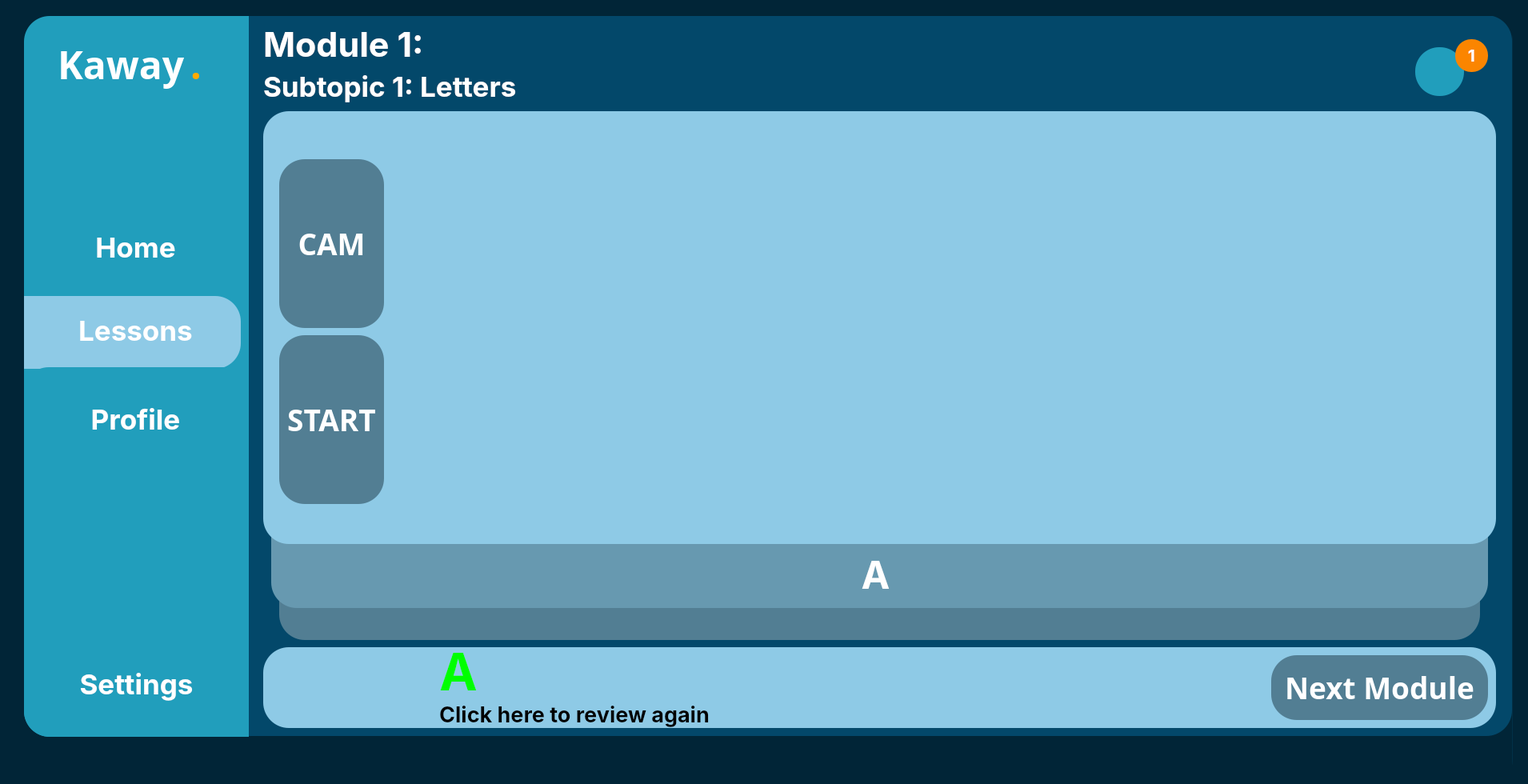
<?xml version="1.0" encoding="UTF-8"?>
<ui version="4.0">
 <class>MainWindow</class>
 <widget class="QMainWindow" name="MainWindow">
  <property name="geometry">
   <rect>
    <x>0</x>
    <y>0</y>
    <width>1910</width>
    <height>980</height>
   </rect>
  </property>
  <property name="windowTitle">
   <string>MainWindow</string>
  </property>
  <property name="styleSheet">
   <string notr="true">
background-color: rgb(1, 37, 55);</string>
  </property>
  <widget class="QWidget" name="centralwidget">
   <widget class="QWidget" name="MainBar" native="true">
    <property name="geometry">
     <rect>
      <x>30</x>
      <y>20</y>
      <width>1861</width>
      <height>1011</height>
     </rect>
    </property>
    <property name="styleSheet">
     <string notr="true"/>
    </property>
    <widget class="QWidget" name="SideTab" native="true">
     <property name="geometry">
      <rect>
       <x>0</x>
       <y>0</y>
       <width>281</width>
       <height>961</height>
      </rect>
     </property>
     <widget class="QFrame" name="SideTabFrame">
      <property name="geometry">
       <rect>
        <x>0</x>
        <y>0</y>
        <width>291</width>
        <height>901</height>
       </rect>
      </property>
      <property name="styleSheet">
       <string notr="true">background-color: rgb(33, 158, 188);
border-top-left-radius: 32px;
border-bottom-left-radius: 32px;</string>
      </property>
      <property name="frameShape">
       <enum>QFrame::StyledPanel</enum>
      </property>
      <property name="frameShadow">
       <enum>QFrame::Raised</enum>
      </property>
      <widget class="QPushButton" name="Lessons">
       <property name="geometry">
        <rect>
         <x>0</x>
         <y>372</y>
         <width>279</width>
         <height>42</height>
        </rect>
       </property>
       <property name="font">
        <font>
         <family>Inter</family>
         <pointsize>26</pointsize>
         <bold>true</bold>
        </font>
       </property>
       <property name="styleSheet">
        <string notr="true">color:rgb(255, 255, 255);
background-color: rgba(255, 255, 255, 0);</string>
       </property>
       <property name="text">
        <string>Lessons</string>
       </property>
       <property name="icon">
        <iconset>
         <normaloff>../../../AppData/Local/Programs/Python/Python311/Lib/site-packages/qt6_applications/Qt/bin/note-2.svg</normaloff>../../../AppData/Local/Programs/Python/Python311/Lib/site-packages/qt6_applications/Qt/bin/note-2.svg</iconset>
       </property>
       <property name="iconSize">
        <size>
         <width>40</width>
         <height>40</height>
        </size>
       </property>
      </widget>
      <widget class="QFrame" name="frame">
       <property name="geometry">
        <rect>
         <x>0</x>
         <y>350</y>
         <width>271</width>
         <height>91</height>
        </rect>
       </property>
       <property name="styleSheet">
        <string notr="true">background-color: rgb(142, 202, 230);
border-top-left-radius: 0px;
border-bottom-left-radius: 0px;
border-top-right-radius: 32px;
border-bottom-right-radius: 32px;</string>
       </property>
       <property name="frameShape">
        <enum>QFrame::StyledPanel</enum>
       </property>
       <property name="frameShadow">
        <enum>QFrame::Raised</enum>
       </property>
      </widget>
      <widget class="QWidget" name="verticalLayoutWidget">
       <property name="geometry">
        <rect>
         <x>0</x>
         <y>770</y>
         <width>281</width>
         <height>131</height>
        </rect>
       </property>
       <layout class="QVBoxLayout" name="verticalLayout">
        <item>
         <widget class="QPushButton" name="Settings">
          <property name="font">
           <font>
            <family>Inter</family>
            <pointsize>26</pointsize>
            <bold>true</bold>
           </font>
          </property>
          <property name="styleSheet">
           <string notr="true">color:rgb(255, 255, 255)</string>
          </property>
          <property name="text">
           <string>Settings</string>
          </property>
          <property name="icon">
           <iconset>
            <normaloff>../../../AppData/Local/Programs/Python/Python311/Lib/site-packages/qt6_applications/Qt/bin/setting-3.svg</normaloff>../../../AppData/Local/Programs/Python/Python311/Lib/site-packages/qt6_applications/Qt/bin/setting-3.svg</iconset>
          </property>
          <property name="iconSize">
           <size>
            <width>35</width>
            <height>35</height>
           </size>
          </property>
         </widget>
        </item>
       </layout>
      </widget>
      <widget class="QWidget" name="verticalLayoutWidget_3">
       <property name="geometry">
        <rect>
         <x>-1</x>
         <y>439</y>
         <width>281</width>
         <height>131</height>
        </rect>
       </property>
       <layout class="QVBoxLayout" name="verticalLayout_3">
        <item>
         <widget class="QPushButton" name="Profile">
          <property name="font">
           <font>
            <family>Inter</family>
            <pointsize>26</pointsize>
            <bold>true</bold>
           </font>
          </property>
          <property name="styleSheet">
           <string notr="true">color:rgb(255, 255, 255)</string>
          </property>
          <property name="text">
           <string>Profile</string>
          </property>
          <property name="icon">
           <iconset>
            <normaloff>../../../AppData/Local/Programs/Python/Python311/Lib/site-packages/qt6_applications/Qt/bin/user-square.svg</normaloff>../../../AppData/Local/Programs/Python/Python311/Lib/site-packages/qt6_applications/Qt/bin/user-square.svg</iconset>
          </property>
          <property name="iconSize">
           <size>
            <width>35</width>
            <height>35</height>
           </size>
          </property>
         </widget>
        </item>
       </layout>
      </widget>
      <widget class="QWidget" name="verticalLayoutWidget_4">
       <property name="geometry">
        <rect>
         <x>-1</x>
         <y>229</y>
         <width>281</width>
         <height>121</height>
        </rect>
       </property>
       <layout class="QVBoxLayout" name="verticalLayout_4">
        <item>
         <widget class="QPushButton" name="Home">
          <property name="font">
           <font>
            <family>Inter</family>
            <pointsize>26</pointsize>
            <bold>true</bold>
           </font>
          </property>
          <property name="layoutDirection">
           <enum>Qt::LeftToRight</enum>
          </property>
          <property name="autoFillBackground">
           <bool>false</bool>
          </property>
          <property name="styleSheet">
           <string notr="true">color:rgb(255, 255, 255)</string>
          </property>
          <property name="text">
           <string>Home</string>
          </property>
          <property name="icon">
           <iconset>
            <normaloff>../../../AppData/Local/Programs/Python/Python311/Lib/site-packages/qt6_applications/Qt/bin/element-3.png</normaloff>../../../AppData/Local/Programs/Python/Python311/Lib/site-packages/qt6_applications/Qt/bin/element-3.png</iconset>
          </property>
          <property name="iconSize">
           <size>
            <width>30</width>
            <height>30</height>
           </size>
          </property>
         </widget>
        </item>
       </layout>
      </widget>
      <widget class="QWidget" name="horizontalLayoutWidget">
       <property name="geometry">
        <rect>
         <x>42</x>
         <y>20</y>
         <width>241</width>
         <height>80</height>
        </rect>
       </property>
       <layout class="QHBoxLayout" name="horizontalLayout">
        <item>
         <widget class="QLabel" name="Kaway">
          <property name="font">
           <font>
            <family>Poppins</family>
            <pointsize>36</pointsize>
            <bold>true</bold>
           </font>
          </property>
          <property name="styleSheet">
           <string notr="true">color:rgb(255, 255, 255)</string>
          </property>
          <property name="text">
           <string>Kaway</string>
          </property>
         </widget>
        </item>
        <item>
         <widget class="QLabel" name="Dot">
          <property name="font">
           <font>
            <family>Poppins</family>
            <pointsize>36</pointsize>
            <bold>true</bold>
           </font>
          </property>
          <property name="styleSheet">
           <string notr="true">color: rgb(255, 170, 0);</string>
          </property>
          <property name="text">
           <string>.</string>
          </property>
         </widget>
        </item>
       </layout>
      </widget>
      <zorder>frame</zorder>
      <zorder>Lessons</zorder>
      <zorder>verticalLayoutWidget</zorder>
      <zorder>verticalLayoutWidget_3</zorder>
      <zorder>verticalLayoutWidget_4</zorder>
      <zorder>horizontalLayoutWidget</zorder>
     </widget>
    </widget>
    <widget class="QWidget" name="RightContainer" native="true">
     <property name="geometry">
      <rect>
       <x>279</x>
       <y>-1</y>
       <width>1581</width>
       <height>1011</height>
      </rect>
     </property>
     <widget class="QFrame" name="LowerFrame">
      <property name="geometry">
       <rect>
        <x>40</x>
        <y>450</y>
        <width>1501</width>
        <height>331</height>
       </rect>
      </property>
      <property name="styleSheet">
       <string notr="true">background-color: rgb(82, 126, 147);
border-radius: 32px</string>
      </property>
      <property name="frameShape">
       <enum>QFrame::StyledPanel</enum>
      </property>
      <property name="frameShadow">
       <enum>QFrame::Raised</enum>
      </property>
     </widget>
     <widget class="QFrame" name="MidFrame">
      <property name="geometry">
       <rect>
        <x>30</x>
        <y>170</y>
        <width>1521</width>
        <height>571</height>
       </rect>
      </property>
      <property name="styleSheet">
       <string notr="true">background-color: rgb(103, 153, 176);
border-radius: 32px</string>
      </property>
      <property name="frameShape">
       <enum>QFrame::StyledPanel</enum>
      </property>
      <property name="frameShadow">
       <enum>QFrame::Raised</enum>
      </property>
      <widget class="QLabel" name="AnswerText">
       <property name="geometry">
        <rect>
         <x>380</x>
         <y>500</y>
         <width>751</width>
         <height>71</height>
        </rect>
       </property>
       <property name="font">
        <font>
         <family>Inter</family>
         <pointsize>36</pointsize>
         <bold>true</bold>
        </font>
       </property>
       <property name="styleSheet">
        <string notr="true">color: rgb(255, 255, 255);</string>
       </property>
       <property name="text">
        <string>A</string>
       </property>
       <property name="alignment">
        <set>Qt::AlignHCenter|Qt::AlignTop</set>
       </property>
      </widget>
     </widget>
     <widget class="QFrame" name="UpperFrame">
      <property name="geometry">
       <rect>
        <x>20</x>
        <y>120</y>
        <width>1541</width>
        <height>541</height>
       </rect>
      </property>
      <property name="styleSheet">
       <string notr="true">background-color: rgb(142, 202, 230);
border-radius: 32px
</string>
      </property>
      <property name="frameShape">
       <enum>QFrame::StyledPanel</enum>
      </property>
      <property name="frameShadow">
       <enum>QFrame::Raised</enum>
      </property>
      <widget class="QLabel" name="CameraFrame">
       <property name="geometry">
        <rect>
         <x>360</x>
         <y>20</y>
         <width>991</width>
         <height>491</height>
        </rect>
       </property>
       <property name="text">
        <string/>
       </property>
      </widget>
      <widget class="QPushButton" name="StartCamera">
       <property name="geometry">
        <rect>
         <x>20</x>
         <y>60</y>
         <width>131</width>
         <height>211</height>
        </rect>
       </property>
       <property name="font">
        <font>
         <family>Poppins</family>
         <pointsize>28</pointsize>
         <bold>true</bold>
        </font>
       </property>
       <property name="styleSheet">
        <string notr="true">color: rgb(255, 255, 255);
background-color: rgb(82, 126, 147);
border-radius: 32px
</string>
       </property>
       <property name="text">
        <string>CAM</string>
       </property>
      </widget>
      <widget class="QPushButton" name="StartDetection">
       <property name="geometry">
        <rect>
         <x>20</x>
         <y>280</y>
         <width>131</width>
         <height>211</height>
        </rect>
       </property>
       <property name="font">
        <font>
         <family>Poppins</family>
         <pointsize>28</pointsize>
         <bold>true</bold>
        </font>
       </property>
       <property name="styleSheet">
        <string notr="true">color: rgb(255, 255, 255);
background-color: rgb(82, 126, 147);
border-radius: 32px
</string>
       </property>
       <property name="text">
        <string>START</string>
       </property>
      </widget>
     </widget>
     <widget class="QFrame" name="frame_4">
      <property name="geometry">
       <rect>
        <x>20</x>
        <y>790</y>
        <width>1541</width>
        <height>101</height>
       </rect>
      </property>
      <property name="styleSheet">
       <string notr="true">background-color: rgb(142, 202, 230);
border-radius: 32px
</string>
      </property>
      <property name="frameShape">
       <enum>QFrame::StyledPanel</enum>
      </property>
      <property name="frameShadow">
       <enum>QFrame::Raised</enum>
      </property>
      <widget class="QPushButton" name="NextModule">
       <property name="geometry">
        <rect>
         <x>1260</x>
         <y>10</y>
         <width>271</width>
         <height>81</height>
        </rect>
       </property>
       <property name="sizePolicy">
        <sizepolicy hsizetype="Fixed" vsizetype="Fixed">
         <horstretch>0</horstretch>
         <verstretch>0</verstretch>
        </sizepolicy>
       </property>
       <property name="font">
        <font>
         <family>Poppins</family>
         <pointsize>28</pointsize>
         <bold>true</bold>
        </font>
       </property>
       <property name="styleSheet">
        <string notr="true">color: rgb(255, 255, 255);
background-color: rgb(82, 126, 147);
border-radius: 32px
</string>
       </property>
       <property name="text">
        <string>Next Module</string>
       </property>
      </widget>
      <widget class="QWidget" name="verticalLayoutWidget_5">
       <property name="geometry">
        <rect>
         <x>220</x>
         <y>0</y>
         <width>831</width>
         <height>101</height>
        </rect>
       </property>
       <layout class="QVBoxLayout" name="verticalLayout_5">
        <item>
         <widget class="QLabel" name="UserAnswer">
          <property name="font">
           <font>
            <family>Inter</family>
            <pointsize>48</pointsize>
            <bold>true</bold>
           </font>
          </property>
          <property name="styleSheet">
           <string notr="true">color: rgb(0, 255, 0);</string>
          </property>
          <property name="text">
           <string>A</string>
          </property>
         </widget>
        </item>
        <item>
         <widget class="QPushButton" name="ReviewButton">
          <property name="sizePolicy">
           <sizepolicy hsizetype="Fixed" vsizetype="Fixed">
            <horstretch>0</horstretch>
            <verstretch>0</verstretch>
           </sizepolicy>
          </property>
          <property name="font">
           <font>
            <family>Inter</family>
            <pointsize>20</pointsize>
            <bold>true</bold>
           </font>
          </property>
          <property name="text">
           <string>Click here to review again</string>
          </property>
         </widget>
        </item>
       </layout>
      </widget>
     </widget>
     <widget class="QFrame" name="mainframe">
      <property name="geometry">
       <rect>
        <x>0</x>
        <y>0</y>
        <width>1581</width>
        <height>901</height>
       </rect>
      </property>
      <property name="styleSheet">
       <string notr="true">background-color: rgb(3, 72, 106);
border-top-right-radius: 32px;
border-bottom-right-radius: 32px;</string>
      </property>
      <property name="frameShape">
       <enum>QFrame::StyledPanel</enum>
      </property>
      <property name="frameShadow">
       <enum>QFrame::Raised</enum>
      </property>
      <widget class="QWidget" name="verticalLayoutWidget_2">
       <property name="geometry">
        <rect>
         <x>20</x>
         <y>10</y>
         <width>1061</width>
         <height>101</height>
        </rect>
       </property>
       <layout class="QVBoxLayout" name="verticalLayout_2">
        <item>
         <widget class="QLabel" name="Module">
          <property name="font">
           <font>
            <family>Inter</family>
            <pointsize>32</pointsize>
            <bold>true</bold>
           </font>
          </property>
          <property name="styleSheet">
           <string notr="true">color: rgb(255, 255, 255);</string>
          </property>
          <property name="text">
           <string>Module 1:</string>
          </property>
         </widget>
        </item>
        <item>
         <widget class="QLabel" name="subtopic">
          <property name="font">
           <font>
            <family>Inter</family>
            <pointsize>26</pointsize>
            <bold>true</bold>
           </font>
          </property>
          <property name="styleSheet">
           <string notr="true">color: rgb(255, 255, 255);</string>
          </property>
          <property name="text">
           <string>Subtopic 1: Letters</string>
          </property>
         </widget>
        </item>
       </layout>
      </widget>
      <widget class="QPushButton" name="NotifButton">
       <property name="geometry">
        <rect>
         <x>1460</x>
         <y>40</y>
         <width>61</width>
         <height>61</height>
        </rect>
       </property>
       <property name="styleSheet">
        <string notr="true">QPushButton {
	background-color: rgb(33, 158, 188);
    border-radius: 30px;
    }
</string>
       </property>
       <property name="text">
        <string/>
       </property>
       <property name="icon">
        <iconset>
         <normaloff>../../../AppData/Local/Programs/Python/Python311/Lib/site-packages/qt6_applications/Qt/bin/notification-bing.svg</normaloff>../../../AppData/Local/Programs/Python/Python311/Lib/site-packages/qt6_applications/Qt/bin/notification-bing.svg</iconset>
       </property>
       <property name="iconSize">
        <size>
         <width>40</width>
         <height>40</height>
        </size>
       </property>
      </widget>
      <widget class="QLabel" name="NotifNum">
       <property name="geometry">
        <rect>
         <x>1510</x>
         <y>30</y>
         <width>41</width>
         <height>41</height>
        </rect>
       </property>
       <property name="font">
        <font>
         <family>Inter</family>
         <pointsize>16</pointsize>
         <bold>true</bold>
        </font>
       </property>
       <property name="styleSheet">
        <string notr="true">color: rgb(255, 255, 255);
background-color: rgb(251, 133, 0);
    border-radius: 20px;
  </string>
       </property>
       <property name="text">
        <string>1</string>
       </property>
       <property name="alignment">
        <set>Qt::AlignCenter</set>
       </property>
      </widget>
     </widget>
     <zorder>mainframe</zorder>
     <zorder>LowerFrame</zorder>
     <zorder>MidFrame</zorder>
     <zorder>UpperFrame</zorder>
     <zorder>frame_4</zorder>
    </widget>
    <widget class="QFrame" name="MainFrame">
     <property name="geometry">
      <rect>
       <x>0</x>
       <y>0</y>
       <width>1861</width>
       <height>961</height>
      </rect>
     </property>
     <property name="styleSheet">
      <string notr="true">background-color: rgb(2, 48, 71);
border-radius: 32px
</string>
     </property>
     <property name="frameShape">
      <enum>QFrame::StyledPanel</enum>
     </property>
     <property name="frameShadow">
      <enum>QFrame::Raised</enum>
     </property>
    </widget>
    <zorder>MainFrame</zorder>
    <zorder>RightContainer</zorder>
    <zorder>SideTab</zorder>
   </widget>
  </widget>
  <widget class="QStatusBar" name="statusbar"/>
 </widget>
 <resources/>
 <connections/>
</ui>
